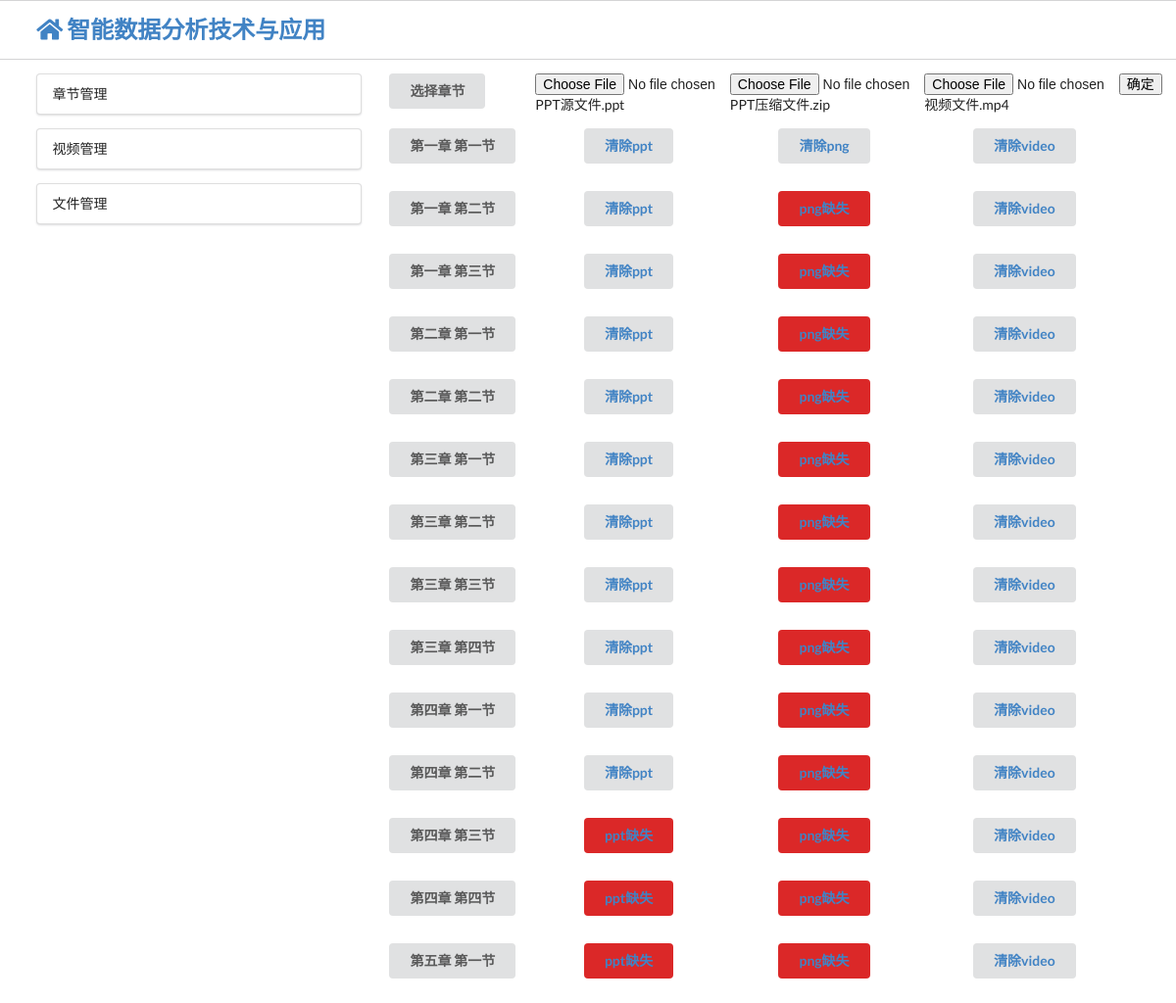
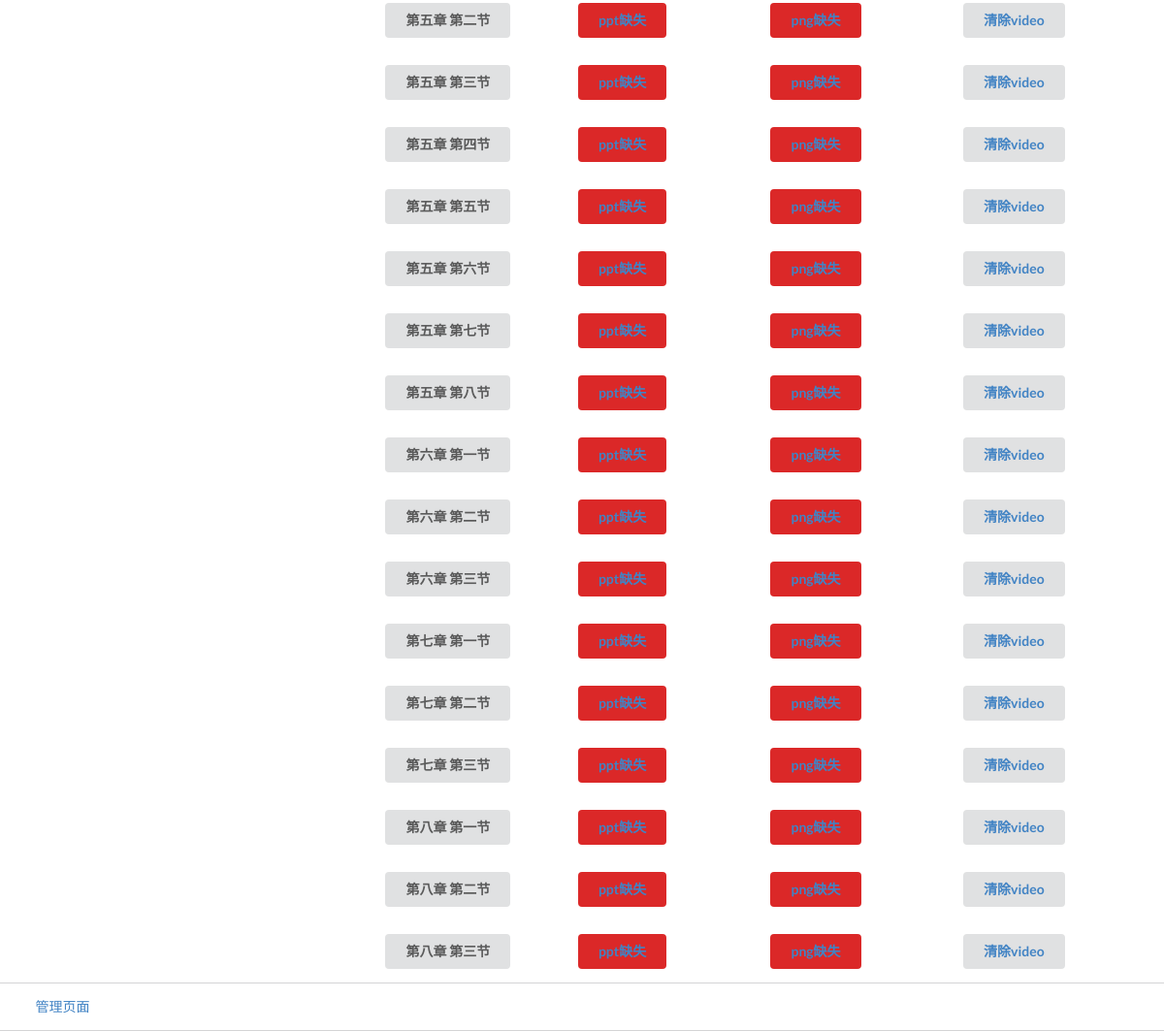
Page /manage/media (signed in) on the committed database (2 pictures, top to bottom).
### app/models.py (models this page shows)
class Section(db.Model):
    cs_id = db.Column(db.String(64), primary_key=True)
    s_name = db.Column(db.String(64))
    s_desc = db.Column(db.String(64))
    _chap = db.Column(db.String(64), db.ForeignKey(Chapter.c_id))
    ppt_path = db.Column(db.String(64))
    png_path = db.Column(db.String(64))
    video_path = db.Column(db.String(64))

### app/routes/media.py (the view)
@app.route('/manage/media')
@login_required
def manage_media():
    final_info = base.get_structed_info()
    result = render_template('manage/media.html', chaps=final_info)
    return result

### app/models.py (called while the page is built)
@login.user_loader
def load_user(name):
    return User.query.get(name)

### app/routes/base.py (called while the page is built)
def filepath_process(path):  # 获取到file文件的路径
    if path:
        path = path.replace('\\', '/')
        path_list = path.split('/')
        result = '/'.join(path_list[2:])
        return result
    else:
        return None

### app/templates/manage/media.html (shortened to what this page needs)
{% extends "manage/menu.html" %} {% block right %}
<form action="/add_media_file" method="POST" enctype="multipart/form-data">
    <div class="ui grid">
        <div class="three wide column">
            <div class="ui pointing dropdown link item button">
                <div class="default text">选择章节</div>
            </div>
        </div>
        <div class="four wide column">
            <input type="file" name="ppt_file"><span id="text">PPT源文件.ppt</span>
        </div>
        <div class="four wide column"> <input type="file" name="png_file"><span id="text">PPT压缩文件.zip</span></div>
        <div class="four wide column"> <input type="file" name="video_file"><span id="text">视频文件.mp4</span></div>
        <div class="one wide column">
            <input type="submit" name="upload_file" value="确定">
        </div>
    </div>
</form>
{% for chap in chaps %}
{% for sec in chap.secs %}
<div class="ui grid">
    <div class="four wide column">
        <button class="ui button">
            {{sec.c_s_index}}
        </button>
    </div>
    {% for item in sec.media_data %}
    <div class="four wide column">
        {% if item.exit %}
        <button class="ui button">
            <a href="/clear_media_file/{{chap.c_id}}/{{sec.s_id}}/{{item.type}}" class="">清除{{item.type}}</a>
        </button>
        {% else %}
        <button class="negative ui button">
            <a href="/clear_media_file/{{chap.c_id}}/{{sec.s_id}}/{{item.type}}" class="">{{item.type}}缺失</a>
        </button>
        {% endif %}
    </div>
    {% endfor %}
</div>
{% endfor %}
{% endfor %}
{% endblock %}

### rows in the picture
Section: c_s_index "第一章 第一节", type "ppt" "png" "video"
Section: c_s_index "第一章 第二节", type "ppt" "video", type "png"
Section: c_s_index "第一章 第三节", type "ppt" "video", type "png"
Section: c_s_index "第二章 第一节", type "ppt" "video", type "png"
Section: c_s_index "第二章 第二节", type "ppt" "video", type "png"
Section: c_s_index "第三章 第一节", type "ppt" "video", type "png"
Section: c_s_index "第三章 第二节", type "ppt" "video", type "png"
Section: c_s_index "第三章 第三节", type "ppt" "video", type "png"
Section: c_s_index "第三章 第四节", type "ppt" "video", type "png"
Section: c_s_index "第四章 第一节", type "ppt" "video", type "png"
Section: c_s_index "第四章 第二节", type "ppt" "video", type "png"
Section: c_s_index "第四章 第三节", type "ppt" "png", type "video"
Section: c_s_index "第四章 第四节", type "ppt" "png", type "video"
Section: c_s_index "第五章 第一节", type "ppt" "png", type "video"
Section: c_s_index "第五章 第二节", type "ppt" "png", type "video"
Section: c_s_index "第五章 第三节", type "ppt" "png", type "video"
Section: c_s_index "第五章 第四节", type "ppt" "png", type "video"
Section: c_s_index "第五章 第五节", type "ppt" "png", type "video"
Section: c_s_index "第五章 第六节", type "ppt" "png", type "video"
Section: c_s_index "第五章 第七节", type "ppt" "png", type "video"
Section: c_s_index "第五章 第八节", type "ppt" "png", type "video"
Section: c_s_index "第六章 第一节", type "ppt" "png", type "video"
Section: c_s_index "第六章 第二节", type "ppt" "png", type "video"
Section: c_s_index "第六章 第三节", type "ppt" "png", type "video"
Section: c_s_index "第七章 第一节", type "ppt" "png", type "video"
Section: c_s_index "第七章 第二节", type "ppt" "png", type "video"
Section: c_s_index "第七章 第三节", type "ppt" "png", type "video"
Section: c_s_index "第八章 第一节", type "ppt" "png", type "video"
Section: c_s_index "第八章 第二节", type "ppt" "png", type "video"
Section: c_s_index "第八章 第三节", type "ppt" "png", type "video"
